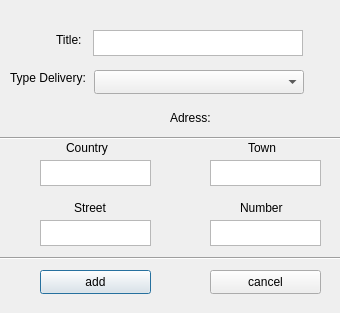
<?xml version="1.0" encoding="UTF-8"?>
<ui version="4.0">
 <class>DeliveryWindow</class>
 <widget class="QDialog" name="DeliveryWindow">
  <property name="geometry">
   <rect>
    <x>0</x>
    <y>0</y>
    <width>340</width>
    <height>313</height>
   </rect>
  </property>
  <property name="windowTitle">
   <string>Dialog</string>
  </property>
  <widget class="QLabel" name="label_Title">
   <property name="geometry">
    <rect>
     <x>56</x>
     <y>30</y>
     <width>40</width>
     <height>20</height>
    </rect>
   </property>
   <property name="text">
    <string>Title:</string>
   </property>
  </widget>
  <widget class="QTextEdit" name="textEdit_Title">
   <property name="geometry">
    <rect>
     <x>93</x>
     <y>30</y>
     <width>210</width>
     <height>26</height>
    </rect>
   </property>
  </widget>
  <widget class="QLabel" name="label_TypreDelivery">
   <property name="geometry">
    <rect>
     <x>10</x>
     <y>70</y>
     <width>91</width>
     <height>16</height>
    </rect>
   </property>
   <property name="text">
    <string>Type Delivery:</string>
   </property>
  </widget>
  <widget class="QComboBox" name="comboBox_TypeDelivery">
   <property name="geometry">
    <rect>
     <x>94</x>
     <y>70</y>
     <width>210</width>
     <height>24</height>
    </rect>
   </property>
  </widget>
  <widget class="QLabel" name="label_Adress">
   <property name="geometry">
    <rect>
     <x>170</x>
     <y>110</y>
     <width>49</width>
     <height>16</height>
    </rect>
   </property>
   <property name="text">
    <string>Adress:</string>
   </property>
  </widget>
  <widget class="Line" name="line_between_Adress">
   <property name="geometry">
    <rect>
     <x>-10</x>
     <y>130</y>
     <width>421</width>
     <height>16</height>
    </rect>
   </property>
   <property name="orientation">
    <enum>Qt::Horizontal</enum>
   </property>
  </widget>
  <widget class="QTextEdit" name="textEdit_Country">
   <property name="geometry">
    <rect>
     <x>40</x>
     <y>160</y>
     <width>111</width>
     <height>26</height>
    </rect>
   </property>
  </widget>
  <widget class="QTextEdit" name="textEdit_Town">
   <property name="geometry">
    <rect>
     <x>210</x>
     <y>160</y>
     <width>111</width>
     <height>26</height>
    </rect>
   </property>
  </widget>
  <widget class="QTextEdit" name="textEdit_Street">
   <property name="geometry">
    <rect>
     <x>40</x>
     <y>220</y>
     <width>111</width>
     <height>26</height>
    </rect>
   </property>
  </widget>
  <widget class="QTextEdit" name="textEdit_Number">
   <property name="geometry">
    <rect>
     <x>210</x>
     <y>220</y>
     <width>111</width>
     <height>26</height>
    </rect>
   </property>
  </widget>
  <widget class="QLabel" name="label_Country">
   <property name="geometry">
    <rect>
     <x>66</x>
     <y>140</y>
     <width>49</width>
     <height>16</height>
    </rect>
   </property>
   <property name="text">
    <string>Country</string>
   </property>
  </widget>
  <widget class="QLabel" name="label_Town">
   <property name="geometry">
    <rect>
     <x>248</x>
     <y>140</y>
     <width>49</width>
     <height>16</height>
    </rect>
   </property>
   <property name="text">
    <string>Town</string>
   </property>
  </widget>
  <widget class="QLabel" name="label_Street">
   <property name="geometry">
    <rect>
     <x>74</x>
     <y>200</y>
     <width>40</width>
     <height>16</height>
    </rect>
   </property>
   <property name="text">
    <string>Street</string>
   </property>
  </widget>
  <widget class="QLabel" name="label_Number">
   <property name="geometry">
    <rect>
     <x>240</x>
     <y>200</y>
     <width>49</width>
     <height>16</height>
    </rect>
   </property>
   <property name="text">
    <string>Number</string>
   </property>
  </widget>
  <widget class="QPushButton" name="pushButton_add">
   <property name="geometry">
    <rect>
     <x>40</x>
     <y>270</y>
     <width>111</width>
     <height>24</height>
    </rect>
   </property>
   <property name="text">
    <string>add</string>
   </property>
  </widget>
  <widget class="QPushButton" name="pushButton_cancel">
   <property name="geometry">
    <rect>
     <x>210</x>
     <y>270</y>
     <width>111</width>
     <height>24</height>
    </rect>
   </property>
   <property name="text">
    <string>cancel</string>
   </property>
  </widget>
  <widget class="Line" name="line_between_button">
   <property name="geometry">
    <rect>
     <x>0</x>
     <y>250</y>
     <width>351</width>
     <height>16</height>
    </rect>
   </property>
   <property name="orientation">
    <enum>Qt::Horizontal</enum>
   </property>
  </widget>
 </widget>
 <resources/>
 <connections/>
</ui>
